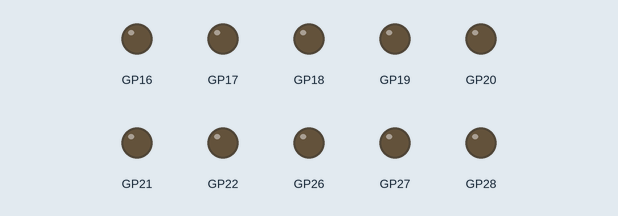
This program was run on a simulated Raspberry Pi Pico running MicroPython. Parts: output pins drawn as LEDs (lit = HIGH). What the program prints to the serial console is not drawn.

Above: at 0.19 s.
Timing chart, 0 to 6.4 s (numbered marks = the images above):
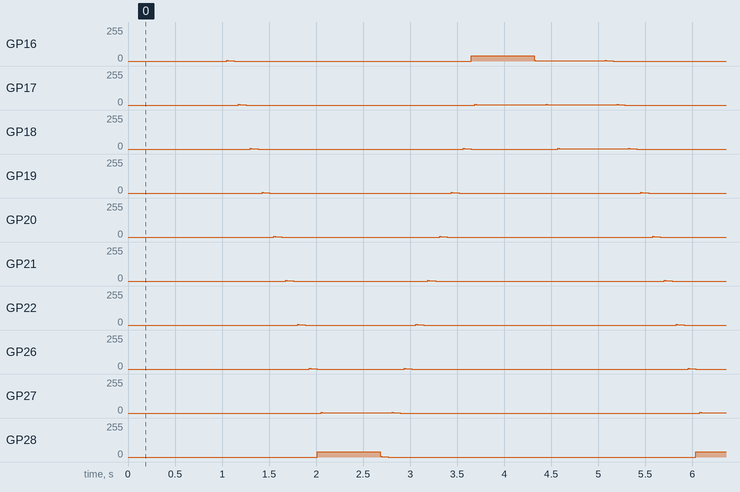

Measured:
- by itself, GP19: repeats every 2.0 s: 3/255 0.01 s, 2/255 0.01 s, 1/255 0.05 s, 0/255 1.9 s, 4/255 0.01 s
- by itself, GP28: 0/255 → 40/255 at 2.0 s, → 0/255 0.67 s later, → 40/255 3.4 s later

The program:

demo.py
```python
# (licence header left out)
import micropython
from led_array import led_array
from machine import Timer
micropython.alloc_emergency_exception_buf(100)

sequences = [
    'sweeper',
    'linear',
    [4, 5, 3, 6, 2, 7, 1, 8, 0, 9, -1, -1, -1, -1, -1, -1], # Burst out from center
    [-1, 3, 6, -1, 0, 2, 1, -1, 7, -1, 9, -1, 5, 4, -1, 8]  # Random
]
curr_sequence_index = 0

print('Starting')
def goto_next_sequence():
    global led_demo, sequences, curr_sequence_index

    # Loop through the array indices
    next = sequences[curr_sequence_index % len(sequences)]
    curr_sequence_index += 1

    print('Sequence: ', next)
    led_demo.set_led_sequence(next)

# Set up a periodic timer to trigger change
tim = Timer(
    period = 4000,
    mode = Timer.PERIODIC,
    callback = lambda t:goto_next_sequence()
)

led_demo = led_array([16, 17, 18, 19, 20, 21, 22, 26, 27, 28], 'sweeper')
# Script never exits after calling run()
led_demo.run()
```

led_array.py
```python
# (licence header left out)
from machine import Pin, PWM
import utime

# Amount of steps when changing PWM duty cycle from off to full
CYCLE_STEPS = 50
# Sleep between steps, in seconds
CYCLE_SLEEP = 0.002

MAX_DUTY = 255

class led_array:
    _pins: list[int]
    _led_sequence: list[int]
    _led_index = 0
    _leds = []

    def __init__(self, pins: list[int], led_sequence: None | str | list[int] = None):
        self._pins = pins
        if led_sequence != None:
            self.set_led_sequence(led_sequence)
        for gpio in pins:
            pwm = PWM(Pin(gpio))
            pwm.freq(1000)
            self._leds.append(pwm)

    # Immediately change currently executed sequence
    def set_led_sequence(self, led_sequence: str | list[int]) -> None:
        self._led_sequence = self._get_led_sequence(led_sequence) if type(led_sequence) is str else led_sequence
        self._led_index = 0

    # Start executing set sequence indefinitely
    def run(self):
        curr_duties = [0 for i in self._pins]
        curr_index = 0
        cycle_step = 0

        # The while-loop is fast enough to make brightness changes appear smooth to the eye
        while True:
            # When a new cycle (length of CYCLE_STEPS) starts, move on to the next in sequence
            if cycle_step == 0:
                curr_index = self._led_sequence[self._led_index]
                if self._led_index < len(self._led_sequence) - 1:
                    self._led_index += 1
                else:
                    self._led_index = 0

            # Linearly increase the brightness of the led at curr_index
            if curr_index > -1:
                next_duty = round(MAX_DUTY * (cycle_step/CYCLE_STEPS))
                curr_duties[curr_index] = max(next_duty, curr_duties[curr_index])

            # Go through all leds (except curr_index) and dim them just a tiny bit
            for i in range(len(self._pins)):
                duty = curr_duties[i]
                if curr_index != i and duty > 0:
                    duty -= 1
                self._leds[i].duty_u16(duty ** 2)
                curr_duties[i] = duty

            cycle_step = cycle_step + 1 if cycle_step < CYCLE_STEPS else 0
            utime.sleep(CYCLE_SLEEP)

    # Programmed sequence, available options to try:
    #   'linear'  - only one direction
    #   'sweeper' - sweep back and forth
    # Returns list of gpios[] index numbers to loop through. -1 means "skip".
    def _get_led_sequence(self, sequence: str) -> list[int]:

        # Simple sequence from 0 to (len - 1)
        if sequence == 'linear':
            return [i for i in range(len(self._pins))]

        # Sequence going up and down
        elif sequence == 'sweeper':
            seq = [-1, -1, -1] + self._get_led_sequence('linear') + [-1, -1, -1]
            seq.extend(range(len(self._pins) - 1, -1, -1))
            return seq

        raise ValueError('Invalid sequence "{}"'.format(sequence))
```
